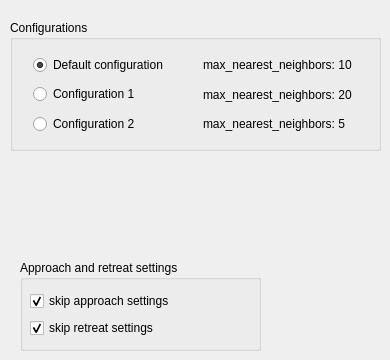
   <widget class="QWidget" name="tab_general">
    <attribute name="title">
     <string>General Settings</string>
    </attribute>
    <widget class="QGroupBox" name="groupBox">
     <property name="geometry">
      <rect>
       <x>10</x>
       <y>20</y>
       <width>371</width>
       <height>131</height>
      </rect>
     </property>
     <property name="title">
      <string>Configurations</string>
     </property>
     <widget class="QWidget" name="layoutWidget">
      <property name="geometry">
       <rect>
        <x>23</x>
        <y>33</y>
        <width>333</width>
        <height>83</height>
       </rect>
      </property>
      <layout class="QVBoxLayout" name="verticalLayout">
       <item>
        <layout class="QHBoxLayout" name="horizontalLayout_3">
         <item>
          <widget class="QRadioButton" name="radioButton_default">
           <property name="text">
            <string>Default configuration </string>
           </property>
           <property name="checked">
            <bool>true</bool>
           </property>
          </widget>
         </item>
         <item>
          <widget class="QLabel" name="label">
           <property name="text">
            <string>max_nearest_neighbors: 10</string>
           </property>
          </widget>
         </item>
        </layout>
       </item>
       <item>
        <layout class="QHBoxLayout" name="horizontalLayout_2">
         <item>
          <widget class="QRadioButton" name="radioButton_1">
           <property name="text">
            <string>Configuration 1</string>
           </property>
          </widget>
         </item>
         <item>
          <widget class="QLabel" name="label_2">
           <property name="text">
            <string>max_nearest_neighbors: 20</string>
           </property>
          </widget>
         </item>
        </layout>
       </item>
       <item>
        <layout class="QHBoxLayout" name="horizontalLayout">
         <item>
          <widget class="QRadioButton" name="radioButton_2">
           <property name="text">
            <string>Configuration 2</string>
           </property>
          </widget>
         </item>
         <item>
          <widget class="QLabel" name="label_3">
           <property name="text">
            <string>max_nearest_neighbors: 5</string>
           </property>
          </widget>
         </item>
        </layout>
       </item>
      </layout>
     </widget>
    </widget>
    <widget class="QGroupBox" name="groupBox_constraints_2">
     <property name="geometry">
      <rect>
       <x>20</x>
       <y>260</y>
       <width>241</width>
       <height>91</height>
      </rect>
     </property>
     <property name="title">
      <string>Approach and retreat settings</string>
     </property>
     <widget class="QWidget" name="layoutWidget_5">
      <property name="geometry">
       <rect>
        <x>10</x>
        <y>30</y>
        <width>171</width>
        <height>50</height>
       </rect>
      </property>
      <layout class="QVBoxLayout" name="verticalLayout_26">
       <item>
        <widget class="QCheckBox" name="checkBox_approach">
         <property name="text">
          <string>skip approach settings</string>
         </property>
         <property name="checked">
          <bool>true</bool>
         </property>
        </widget>
       </item>
       <item>
        <widget class="QCheckBox" name="checkBox_retreat">
         <property name="text">
          <string>skip retreat settings</string>
         </property>
         <property name="checked">
          <bool>true</bool>
         </property>
        </widget>
       </item>
      </layout>
     </widget>
    </widget>
   </widget>
